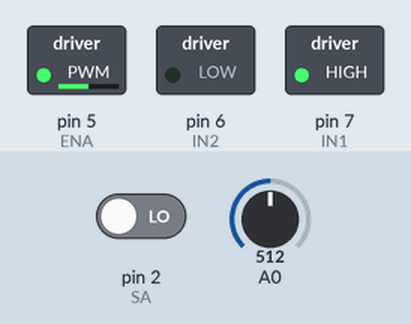
Recording of a sketch running on a simulated Arduino Uno, built with avr-gcc and run on an emulated ATmega328P. Shown: switched loads named in the sketch (green lamp = pin HIGH). Inputs (shaded band) come from the test bench; at power-on: A0 = 512, pin 2 (SA) LOW. What the sketch prints to the serial monitor is not drawn.

Above: at 1.2 s.
1.3 s: A0 set to 0
At 2.5 s:
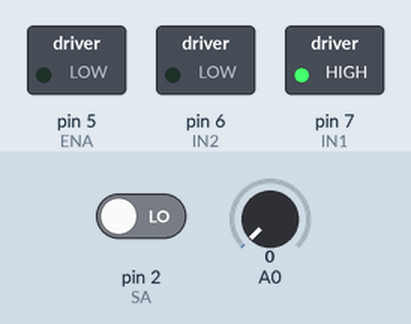
2.8 s: A0 set to 1023
At 3.9 s:
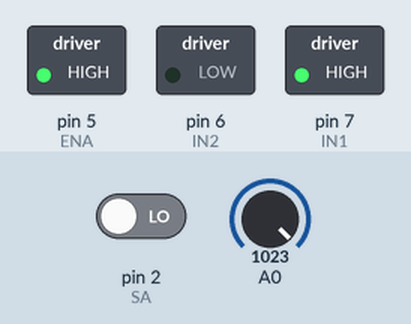
4.3 s: A0 set to 716
At 5.0 s:
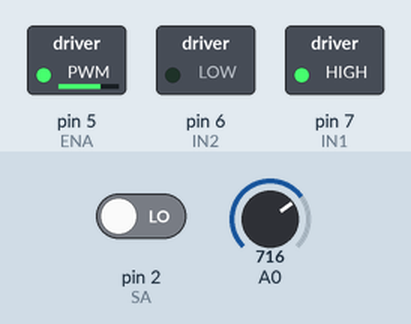
5.8 s: A0 set to 122
At 6.2 s:
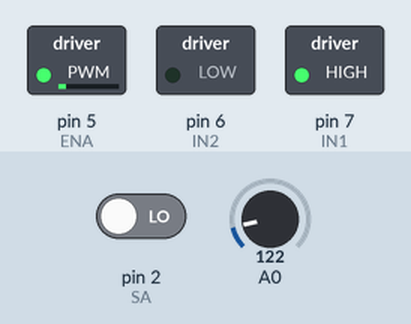
7.3 s: A0 set to 511
At 8.5 s:
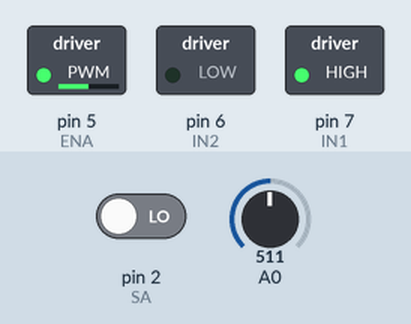
Timing chart, 0 to 9.8 s (numbered marks = the images above; inputs shaded):
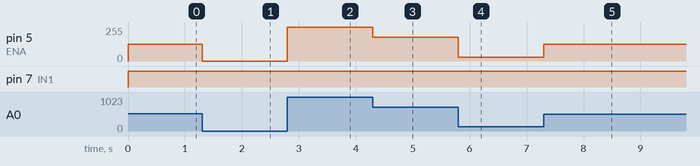

The sketch:

countRPM.ino
```cpp
#include <util/atomic.h>
#include <LiquidCrystal.h>
LiquidCrystal lcd(13,12,11,10,9,8);
#define ENA 5
#define IN1 7
#define IN2 6
#define SA 2
#define SB 3

float resolution = 300.0;
long prevT = 0;
volatile int pulses = 0;
void setMotor(int dir, int pwmVal) {
  analogWrite(ENA, pwmVal);
  if(dir == 1){ // CW
    digitalWrite(IN1, HIGH);
    digitalWrite(IN2, LOW);
  }
  else if(dir == -1){ // CCW
    digitalWrite(IN1, LOW);
    digitalWrite(IN2, HIGH);
  }
  else{
    digitalWrite(IN1, LOW);
    digitalWrite(IN2, LOW);
  }
}
void readEncoder() {
  pulses++;
}
void setup() {
  // put your setup code here, to run once:
  Serial.begin(115200);
  pinMode(IN1, OUTPUT);
  pinMode(IN2, OUTPUT);
  pinMode(SA, INPUT);
  pinMode(SB, INPUT);
  attachInterrupt(0, readEncoder, RISING);
  prevT = micros();
}

void loop() {
  // put your main code here, to run repeatedly:
  lcd.setCursor(0,0);
  lcd.print("RPM:");
  float pwm = map(analogRead(0),0,1023,0,255);
  setMotor(1, pwm);
  float rpm;
  float currT = micros();
  float deltaT = currT-prevT;
  if(deltaT>=2.0e5){
    ATOMIC_BLOCK(ATOMIC_RESTORESTATE){
      rpm = (float)pulses/deltaT/resolution*60*1.0e6;
      pulses = 0;
    }
    prevT = micros();
    attachInterrupt(0, readEncoder, RISING);
    lcd.print(rpm);
    lcd.print("    ");
    lcd.setCursor(0,1);
  }
  Serial.print(rpm, 3);
  Serial.println();
}
```

Measured:
- after the input at 1.3 s, pin 5 (ENA): 127/255 → 0/255 at once
- after the input at 2.8 s, pin 5 (ENA): 0/255 → 255/255 at once
- after the input at 4.3 s, pin 5 (ENA): 255/255 → 178/255 at once
- after the input at 5.8 s, pin 5 (ENA): 178/255 → 30/255 at once
- after the input at 7.3 s, pin 5 (ENA): 30/255 → 127/255 at once
